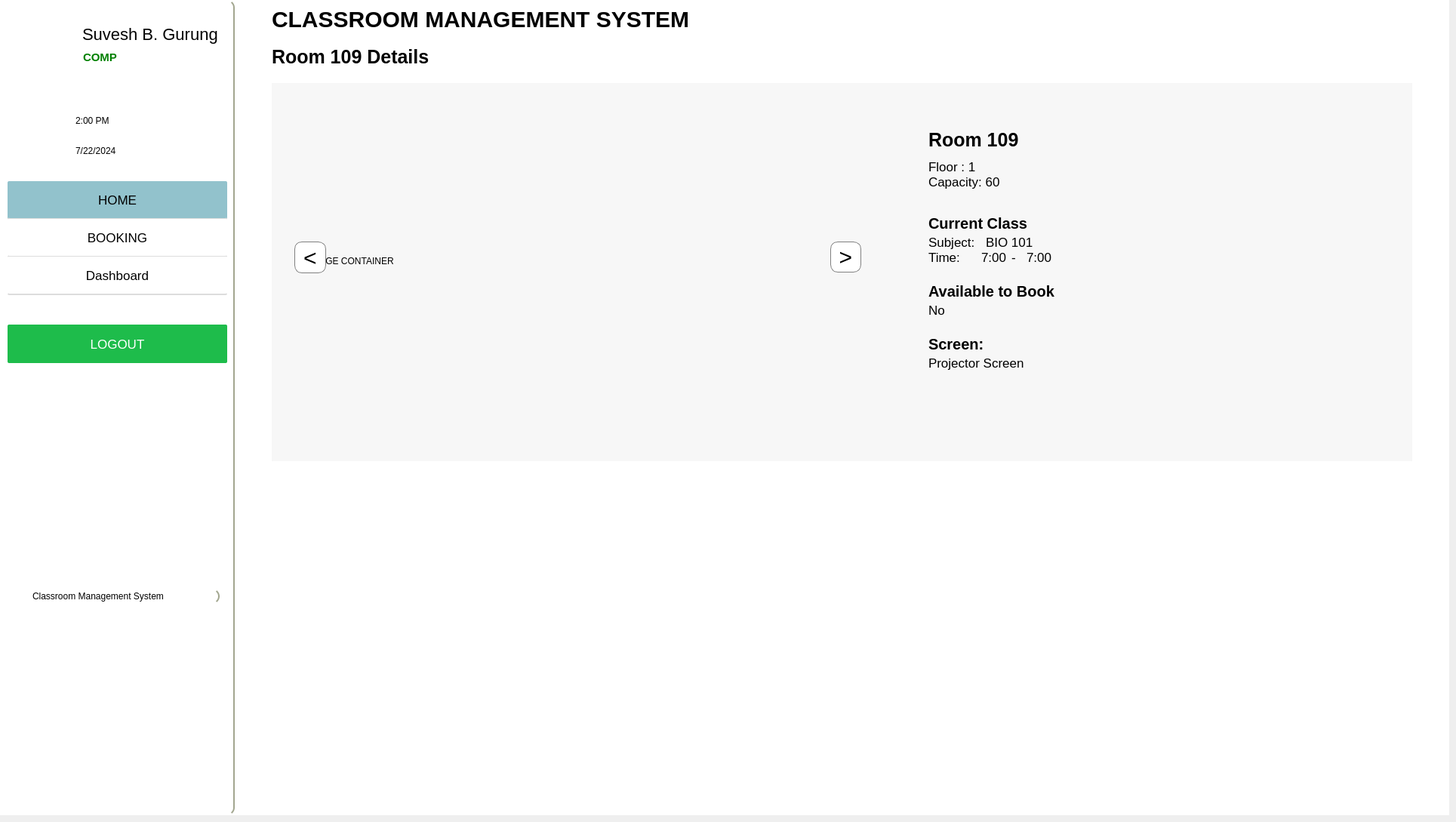
      <widget class="QWidget" name="room_109_page">
       <widget class="QFrame" name="frame_15">
        <property name="geometry">
         <rect>
          <x>0</x>
          <y>0</y>
          <width>1920</width>
          <height>1080</height>
         </rect>
        </property>
        <property name="styleSheet">
         <string notr="true">
background-color:white;
border:none;</string>
        </property>
        <property name="frameShape">
         <enum>QFrame::StyledPanel</enum>
        </property>
        <property name="frameShadow">
         <enum>QFrame::Raised</enum>
        </property>
        <widget class="QFrame" name="main_content_6">
         <property name="geometry">
          <rect>
           <x>320</x>
           <y>-10</y>
           <width>1591</width>
           <height>1080</height>
          </rect>
         </property>
         <property name="minimumSize">
          <size>
           <width>1541</width>
           <height>0</height>
          </size>
         </property>
         <property name="styleSheet">
          <string notr="true">
QFrame{
border-left:2px;

}</string>
         </property>
         <property name="frameShape">
          <enum>QFrame::StyledPanel</enum>
         </property>
         <property name="frameShadow">
          <enum>QFrame::Raised</enum>
         </property>
         <widget class="QFrame" name="header_7">
          <property name="geometry">
           <rect>
            <x>0</x>
            <y>10</y>
            <width>1581</width>
            <height>51</height>
           </rect>
          </property>
          <property name="frameShape">
           <enum>QFrame::StyledPanel</enum>
          </property>
          <property name="frameShadow">
           <enum>QFrame::Raised</enum>
          </property>
          <widget class="QLabel" name="label_20">
           <property name="geometry">
            <rect>
             <x>40</x>
             <y>0</y>
             <width>1161</width>
             <height>51</height>
            </rect>
           </property>
           <property name="styleSheet">
            <string notr="true">font-size:30px;
color:black;
font-weight:bold;</string>
           </property>
           <property name="text">
            <string>CLASSROOM MANAGEMENT SYSTEM</string>
           </property>
          </widget>
         </widget>
         <widget class="QFrame" name="room_info_4">
          <property name="geometry">
           <rect>
            <x>40</x>
            <y>120</y>
            <width>1511</width>
            <height>501</height>
           </rect>
          </property>
          <property name="styleSheet">
           <string notr="true">QFrame{
background-color:rgba(234, 234, 234,0.4);
}</string>
          </property>
          <property name="frameShape">
           <enum>QFrame::StyledPanel</enum>
          </property>
          <property name="frameShadow">
           <enum>QFrame::Raised</enum>
          </property>
          <widget class="QFrame" name="iamge_frame_4">
           <property name="geometry">
            <rect>
             <x>10</x>
             <y>10</y>
             <width>841</width>
             <height>471</height>
            </rect>
           </property>
           <property name="styleSheet">
            <string notr="true">color:black;
background:transparent;</string>
           </property>
           <property name="frameShape">
            <enum>QFrame::StyledPanel</enum>
           </property>
           <property name="frameShadow">
            <enum>QFrame::Raised</enum>
           </property>
           <widget class="QWidget" name="widget_4" native="true">
            <property name="geometry">
             <rect>
              <x>40</x>
              <y>20</y>
              <width>711</width>
              <height>411</height>
             </rect>
            </property>
            <widget class="QLabel" name="image_holder_4">
             <property name="geometry">
              <rect>
               <x>0</x>
               <y>0</y>
               <width>711</width>
               <height>411</height>
              </rect>
             </property>
             <property name="styleSheet">
              <string notr="true">background-color:transparent;</string>
             </property>
             <property name="text">
              <string>IMAGE CONTAINER</string>
             </property>
            </widget>
           </widget>
           <widget class="QPushButton" name="right_swipe_button_4">
            <property name="geometry">
             <rect>
              <x>730</x>
              <y>200</y>
              <width>41</width>
              <height>41</height>
             </rect>
            </property>
            <property name="styleSheet">
             <string notr="true">background-color:white;
border:1px solid grey;

border-radius: 10px;
max-width:40px;
max-height:40px;
font-size:30px;</string>
            </property>
            <property name="text">
             <string>&gt;</string>
            </property>
           </widget>
           <widget class="QPushButton" name="left_swipe_button_4">
            <property name="geometry">
             <rect>
              <x>20</x>
              <y>200</y>
              <width>42</width>
              <height>42</height>
             </rect>
            </property>
            <property name="styleSheet">
             <string notr="true">background-color:white;
border:1px solid grey;

border-radius: 10px;
max-width:40px;
max-height:40px;
font-size:30px;</string>
            </property>
            <property name="text">
             <string>&lt;</string>
            </property>
           </widget>
          </widget>
          <widget class="QFrame" name="room_details_info_4">
           <property name="geometry">
            <rect>
             <x>850</x>
             <y>30</y>
             <width>641</width>
             <height>471</height>
            </rect>
           </property>
           <property name="styleSheet">
            <string notr="true">background:transparent;</string>
           </property>
           <property name="frameShape">
            <enum>QFrame::StyledPanel</enum>
           </property>
           <property name="frameShadow">
            <enum>QFrame::Raised</enum>
           </property>
           <widget class="QLabel" name="room_number_7">
            <property name="geometry">
             <rect>
              <x>20</x>
              <y>30</y>
              <width>141</width>
              <height>31</height>
             </rect>
            </property>
            <property name="styleSheet">
             <string notr="true">color:black;
font-size:25px;
font-weight:bold;</string>
            </property>
            <property name="text">
             <string>Room 109</string>
            </property>
           </widget>
           <widget class="QLabel" name="Floor_4">
            <property name="geometry">
             <rect>
              <x>20</x>
              <y>70</y>
              <width>71</width>
              <height>21</height>
             </rect>
            </property>
            <property name="styleSheet">
             <string notr="true">color:black;
font-size:17px;</string>
            </property>
            <property name="text">
             <string>Floor : 1</string>
            </property>
           </widget>
           <widget class="QLabel" name="capacity_4">
            <property name="geometry">
             <rect>
              <x>20</x>
              <y>90</y>
              <width>101</width>
              <height>21</height>
             </rect>
            </property>
            <property name="styleSheet">
             <string notr="true">color:black;
font-size:17px;</string>
            </property>
            <property name="text">
             <string>Capacity: 60</string>
            </property>
           </widget>
           <widget class="QLabel" name="room_number_8">
            <property name="geometry">
             <rect>
              <x>20</x>
              <y>140</y>
              <width>171</width>
              <height>31</height>
             </rect>
            </property>
            <property name="styleSheet">
             <string notr="true">color:black;
font-size:20px;
font-weight:bold;</string>
            </property>
            <property name="text">
             <string>Current Class</string>
            </property>
           </widget>
           <widget class="QLabel" name="Subject_4">
            <property name="geometry">
             <rect>
              <x>20</x>
              <y>170</y>
              <width>71</width>
              <height>21</height>
             </rect>
            </property>
            <property name="styleSheet">
             <string notr="true">color:black;
font-size:17px;</string>
            </property>
            <property name="text">
             <string>Subject:</string>
            </property>
           </widget>
           <widget class="QLabel" name="Subject_name_4">
            <property name="geometry">
             <rect>
              <x>90</x>
              <y>170</y>
              <width>271</width>
              <height>21</height>
             </rect>
            </property>
            <property name="styleSheet">
             <string notr="true">color:black;
font-size:17px;
padding:2px;</string>
            </property>
            <property name="text">
             <string>BIO 101</string>
            </property>
           </widget>
           <widget class="QLabel" name="Time_4">
            <property name="geometry">
             <rect>
              <x>20</x>
              <y>190</y>
              <width>71</width>
              <height>21</height>
             </rect>
            </property>
            <property name="styleSheet">
             <string notr="true">color:black;
font-size:17px;</string>
            </property>
            <property name="text">
             <string>Time:</string>
            </property>
           </widget>
           <widget class="QLabel" name="start_time_4">
            <property name="geometry">
             <rect>
              <x>90</x>
              <y>190</y>
              <width>41</width>
              <height>21</height>
             </rect>
            </property>
            <property name="styleSheet">
             <string notr="true">color:black;
font-size:17px;</string>
            </property>
            <property name="text">
             <string>7:00 </string>
            </property>
           </widget>
           <widget class="QLabel" name="dash_4">
            <property name="geometry">
             <rect>
              <x>130</x>
              <y>190</y>
              <width>16</width>
              <height>21</height>
             </rect>
            </property>
            <property name="styleSheet">
             <string notr="true">color:black;
font-size:17px;</string>
            </property>
            <property name="text">
             <string>-</string>
            </property>
           </widget>
           <widget class="QLabel" name="end_time_4">
            <property name="geometry">
             <rect>
              <x>150</x>
              <y>190</y>
              <width>41</width>
              <height>21</height>
             </rect>
            </property>
            <property name="styleSheet">
             <string notr="true">color:black;
font-size:17px;</string>
            </property>
            <property name="text">
             <string>7:00 </string>
            </property>
           </widget>
           <widget class="QLabel" name="Available_4">
            <property name="geometry">
             <rect>
              <x>20</x>
              <y>230</y>
              <width>171</width>
              <height>31</height>
             </rect>
            </property>
            <property name="styleSheet">
             <string notr="true">color:black;
font-size:20px;
font-weight:bold;</string>
            </property>
            <property name="text">
             <string>Available to Book</string>
            </property>
           </widget>
           <widget class="QLabel" name="availability_status_4">
            <property name="geometry">
             <rect>
              <x>20</x>
              <y>260</y>
              <width>71</width>
              <height>21</height>
             </rect>
            </property>
            <property name="styleSheet">
             <string notr="true">color:black;
font-size:17px;</string>
            </property>
            <property name="text">
             <string>No</string>
            </property>
           </widget>
           <widget class="QLabel" name="screen_4">
            <property name="geometry">
             <rect>
              <x>20</x>
              <y>300</y>
              <width>171</width>
              <height>31</height>
             </rect>
            </property>
            <property name="styleSheet">
             <string notr="true">color:black;
font-size:20px;
font-weight:bold;</string>
            </property>
            <property name="text">
             <string>Screen:</string>
            </property>
           </widget>
           <widget class="QLabel" name="screentype_4">
            <property name="geometry">
             <rect>
              <x>20</x>
              <y>330</y>
              <width>131</width>
              <height>21</height>
             </rect>
            </property>
            <property name="styleSheet">
             <string notr="true">color:black;
font-size:17px;</string>
            </property>
            <property name="text">
             <string>Projector Screen</string>
            </property>
           </widget>
          </widget>
         </widget>
         <widget class="QLabel" name="room_name_4">
          <property name="geometry">
           <rect>
            <x>40</x>
            <y>60</y>
            <width>1161</width>
            <height>51</height>
           </rect>
          </property>
          <property name="styleSheet">
           <string notr="true">font-size:25px;
color:black;
font-weight:bold;</string>
          </property>
          <property name="text">
           <string>Room 109 Details</string>
          </property>
         </widget>
        </widget>
        <widget class="QFrame" name="sidebar_8">
         <property name="geometry">
          <rect>
           <x>0</x>
           <y>0</y>
           <width>311</width>
           <height>1080</height>
          </rect>
         </property>
         <property name="minimumSize">
          <size>
           <width>0</width>
           <height>0</height>
          </size>
         </property>
         <property name="styleSheet">
          <string notr="true">
background-color:white;
border:2.2px solid  rgb(162, 166, 143);
border-top:10px;
border-left:10px;
border-bottom:10px;
border-radius:10px;

</string>
         </property>
         <property name="frameShape">
          <enum>QFrame::StyledPanel</enum>
         </property>
         <property name="frameShadow">
          <enum>QFrame::Raised</enum>
         </property>
         <widget class="QFrame" name="frame_16">
          <property name="geometry">
           <rect>
            <x>10</x>
            <y>10</y>
            <width>291</width>
            <height>121</height>
           </rect>
          </property>
          <property name="styleSheet">
           <string notr="true">border:none;</string>
          </property>
          <property name="frameShape">
           <enum>QFrame::StyledPanel</enum>
          </property>
          <property name="frameShadow">
           <enum>QFrame::Raised</enum>
          </property>
          <widget class="QLabel" name="username_8">
           <property name="geometry">
            <rect>
             <x>99</x>
             <y>20</y>
             <width>201</width>
             <height>31</height>
            </rect>
           </property>
           <property name="styleSheet">
            <string notr="true">color:rgb(0, 0, 0);
font-size:22px;</string>
           </property>
           <property name="text">
            <string>Suvesh B. Gurung</string>
           </property>
          </widget>
          <widget class="QLabel" name="department_8">
           <property name="geometry">
            <rect>
             <x>100</x>
             <y>50</y>
             <width>191</width>
             <height>31</height>
            </rect>
           </property>
           <property name="styleSheet">
            <string notr="true">color:green;
font-weight:bold;
font-size:15px;</string>
           </property>
           <property name="text">
            <string>COMP</string>
           </property>
          </widget>
          <widget class="QLabel" name="label_21">
           <property name="geometry">
            <rect>
             <x>0</x>
             <y>0</y>
             <width>91</width>
             <height>91</height>
            </rect>
           </property>
           <property name="styleSheet">
            <string notr="true">
background-image: url(:/resource/assets/Cms.png);
</string>
           </property>
           <property name="text">
            <string/>
           </property>
           <property name="pixmap">
            <pixmap resource="resources.qrc">:/resource/assets/Cms.png</pixmap>
           </property>
           <property name="scaledContents">
            <bool>true</bool>
           </property>
          </widget>
         </widget>
         <widget class="QFrame" name="dynamic_time_7">
          <property name="geometry">
           <rect>
            <x>10</x>
            <y>130</y>
            <width>291</width>
            <height>121</height>
           </rect>
          </property>
          <property name="styleSheet">
           <string notr="true">border:none;</string>
          </property>
          <property name="frameShape">
           <enum>QFrame::StyledPanel</enum>
          </property>
          <property name="frameShadow">
           <enum>QFrame::Raised</enum>
          </property>
          <widget class="QLabel" name="time_7">
           <property name="geometry">
            <rect>
             <x>90</x>
             <y>20</y>
             <width>141</width>
             <height>20</height>
            </rect>
           </property>
           <property name="styleSheet">
            <string notr="true">QLabel{
color:black;
font-size:17px;
};</string>
           </property>
           <property name="text">
            <string>2:00 PM</string>
           </property>
          </widget>
          <widget class="QLabel" name="time_icon_7">
           <property name="geometry">
            <rect>
             <x>50</x>
             <y>20</y>
             <width>21</width>
             <height>21</height>
            </rect>
           </property>
           <property name="text">
            <string/>
           </property>
           <property name="pixmap">
            <pixmap resource="resources.qrc">:/resource/assets/clock.png</pixmap>
           </property>
           <property name="scaledContents">
            <bool>true</bool>
           </property>
          </widget>
          <widget class="QLabel" name="date_9">
           <property name="geometry">
            <rect>
             <x>90</x>
             <y>60</y>
             <width>141</width>
             <height>20</height>
            </rect>
           </property>
           <property name="styleSheet">
            <string notr="true">QLabel{
color:black;
font-size:17px;
};</string>
           </property>
           <property name="text">
            <string>7/22/2024</string>
           </property>
          </widget>
          <widget class="QLabel" name="date_icon_7">
           <property name="geometry">
            <rect>
             <x>50</x>
             <y>60</y>
             <width>21</width>
             <height>21</height>
            </rect>
           </property>
           <property name="text">
            <string/>
           </property>
           <property name="pixmap">
            <pixmap resource="resources.qrc">:/resource/assets/calendar.png</pixmap>
           </property>
           <property name="scaledContents">
            <bool>true</bool>
           </property>
          </widget>
         </widget>
         <widget class="QFrame" name="navigation_7">
          <property name="geometry">
           <rect>
            <x>10</x>
            <y>240</y>
            <width>291</width>
            <height>191</height>
           </rect>
          </property>
          <property name="styleSheet">
           <string notr="true">border:none;</string>
          </property>
          <property name="frameShape">
           <enum>QFrame::StyledPanel</enum>
          </property>
          <property name="frameShadow">
           <enum>QFrame::Raised</enum>
          </property>
          <widget class="QPushButton" name="home_9">
           <property name="geometry">
            <rect>
             <x>0</x>
             <y>0</y>
             <width>291</width>
             <height>51</height>
            </rect>
           </property>
           <property name="styleSheet">
            <string notr="true">QPushButton {
    background-color: rgb(146,194,204);
    font-size: 17px;
    color: black;
    border: none;
border-radius:2px;
    border-bottom: 2px solid rgb(221, 221, 221); /* Adds a bottom border */
}

QPushButton:hover {
    background-color: grey;
    color: white;
}
</string>
           </property>
           <property name="text">
            <string>HOME</string>
           </property>
          </widget>
          <widget class="QPushButton" name="booking_9">
           <property name="geometry">
            <rect>
             <x>0</x>
             <y>50</y>
             <width>291</width>
             <height>51</height>
            </rect>
           </property>
           <property name="styleSheet">
            <string notr="true">QPushButton {
    background-color: white;
    font-size: 17px;
    color: black;
    border: none;
border-radius:2px;
    border-bottom: 2px solid rgb(221, 221, 221); /* Adds a bottom border */
}

QPushButton:hover {
    background-color: grey;
    color: white;
}
</string>
           </property>
           <property name="text">
            <string>BOOKING</string>
           </property>
          </widget>
          <widget class="QPushButton" name="schedule_9">
           <property name="geometry">
            <rect>
             <x>0</x>
             <y>100</y>
             <width>291</width>
             <height>51</height>
            </rect>
           </property>
           <property name="styleSheet">
            <string notr="true">QPushButton {
    background-color: white;
    font-size: 17px;
    color: black;
    border: none;
border-radius:2px;
    border-bottom: 2px solid rgb(221, 221, 221); /* Adds a bottom border */
}

QPushButton:hover {
    background-color: grey;
    color: white;
}
</string>
           </property>
           <property name="text">
            <string>Dashboard</string>
           </property>
          </widget>
         </widget>
         <widget class="QFrame" name="log_7">
          <property name="geometry">
           <rect>
            <x>10</x>
            <y>430</y>
            <width>291</width>
            <height>191</height>
           </rect>
          </property>
          <property name="styleSheet">
           <string notr="true">border:none;</string>
          </property>
          <property name="frameShape">
           <enum>QFrame::StyledPanel</enum>
          </property>
          <property name="frameShadow">
           <enum>QFrame::Raised</enum>
          </property>
          <widget class="QPushButton" name="logout_button_9">
           <property name="geometry">
            <rect>
             <x>0</x>
             <y>0</y>
             <width>291</width>
             <height>51</height>
            </rect>
           </property>
           <property name="styleSheet">
            <string notr="true">

QPushButton {
background-color: rgb(30, 188, 75);
color:white;
border-radius:2px;
font-size:17px;
        }



QPushButton:hover {
          background-color: #0fa191;
			color:white;
        }</string>
           </property>
           <property name="text">
            <string>LOGOUT</string>
           </property>
          </widget>
         </widget>
         <widget class="QLabel" name="index_9">
          <property name="geometry">
           <rect>
            <x>40</x>
            <y>780</y>
            <width>251</width>
            <height>20</height>
           </rect>
          </property>
          <property name="styleSheet">
           <string notr="true">color: rgb(0, 0, 0);</string>
          </property>
          <property name="text">
           <string>Classroom Management System</string>
          </property>
         </widget>
        </widget>
       </widget>
      </widget>
